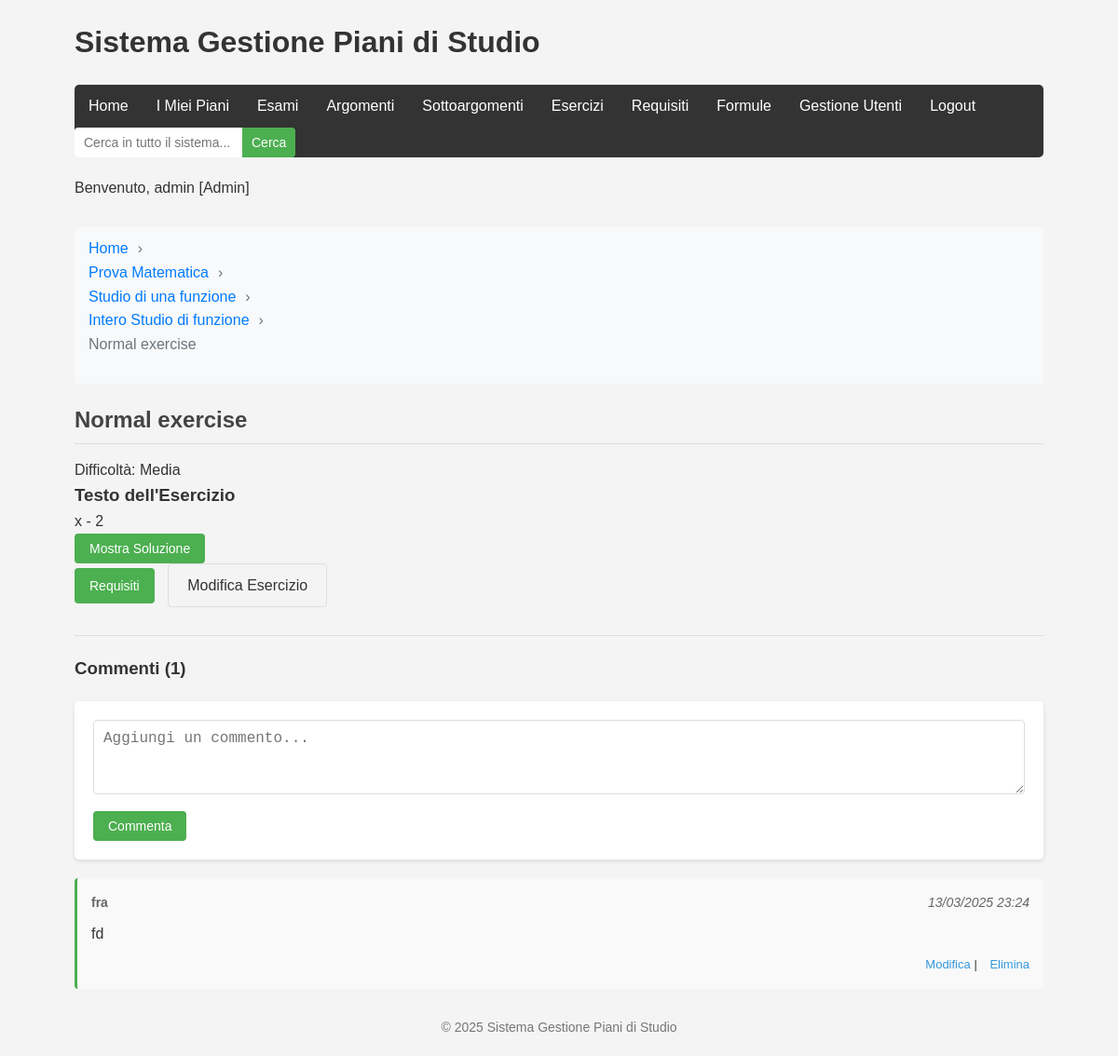
/pages/view_esercizio.php?id=1 (signed in), run on the app's committed database.
### tables this page shows
CREATE TABLE `esercizi` (
  `id` int(11) NOT NULL,
  `sottoargomento_id` int(11) NOT NULL,
  `titolo` varchar(100) NOT NULL,
  `testo` text NOT NULL,
  `soluzione` text DEFAULT NULL,
  `difficolta` int(11) DEFAULT 2
);

CREATE TABLE `commenti` (
  `id` int(11) NOT NULL,
  `user_id` int(11) NOT NULL,
  `tipo_elemento` varchar(50) NOT NULL,
  `elemento_id` int(11) NOT NULL,
  `testo` text NOT NULL,
  `data_creazione` timestamp NOT NULL DEFAULT current_timestamp(),
  `data_modifica` timestamp NULL DEFAULT NULL ON UPDATE current_timestamp()
);

CREATE TABLE `users` (
  `id` int(11) NOT NULL,
  `username` varchar(50) NOT NULL,
  `password` varchar(255) NOT NULL,
  `email` varchar(100) NOT NULL,
  `role` varchar(20) NOT NULL DEFAULT 'user',
  `created_at` timestamp NOT NULL DEFAULT current_timestamp()
);

### models/esercizio.php (called while the page is built, shortened)
<?php
class Esercizio {
    private $conn;
    private $table_name = "esercizi";
    public $id;
    public function __construct($db) {
        $this->conn = $db;
    }
    public function readOne() {
        $query = "SELECT e.*, s.titolo as sottoargomento_titolo
                  FROM " . $this->table_name . " e
                  LEFT JOIN sottoargomenti s ON e.sottoargomento_id = s.id
                  WHERE e.id = :id
                  LIMIT 0,1";
        $stmt = $this->conn->prepare($query);
        $stmt->bindParam(":id", $this->id);
        $stmt->execute();
        $row = $stmt->fetch(PDO::FETCH_ASSOC);
        if ($row) {
            return $row;
        }
        return [];
    }
}
?>

### models/sottoargomento.php (called while the page is built, shortened)
<?php
class SottoArgomento {
    private $conn;
    private $table_name = "sottoargomenti";
    public $id;
    public function __construct($db) {
        $this->conn = $db;
    }
    public function readOne() {
        $query = "SELECT s.*, a.titolo as argomento_titolo
                  FROM " . $this->table_name . " s
                  LEFT JOIN argomenti a ON s.argomento_id = a.id
                  WHERE s.id = :id
                  LIMIT 0,1";
        $stmt = $this->conn->prepare($query);
        $stmt->bindParam(":id", $this->id);
        $stmt->execute();
        $row = $stmt->fetch(PDO::FETCH_ASSOC);
        if ($row) {
            return $row;
        }
        return [];
    }
}
?>

### pages/components/comments/comments.php (called while the page is built, shortened)
<?php
include_once 'comment_list.php';
function renderCommentiEsercizi($db, $esercizio_id) {
    $redirect_param = "id={$esercizio_id}";
    renderCommenti($db, 'esercizio', $esercizio_id, $redirect_param);
}
?>

### models/comments.php (called while the page is built, shortened)
<?php
class Commento {
    private $conn;
    private $table_name = "commenti";
    public function __construct($db) {
        $this->conn = $db;
    }
    public function readByElemento($tipo_elemento, $elemento_id) {
        $query = "SELECT c.*, u.username
                  FROM " . $this->table_name . " c
                  LEFT JOIN users u ON c.user_id = u.id
                  WHERE c.tipo_elemento = :tipo_elemento
                  AND c.elemento_id = :elemento_id
                  ORDER BY c.data_creazione DESC";
        $stmt = $this->conn->prepare($query);
        $stmt->bindParam(":tipo_elemento", $tipo_elemento);
        $stmt->bindParam(":elemento_id", $elemento_id);
        $stmt->execute();
        return $stmt;
    }
    public function countByElemento($tipo_elemento, $elemento_id) {
        $query = "SELECT COUNT(*) as total FROM " . $this->table_name . "
                  WHERE tipo_elemento = :tipo_elemento
                  AND elemento_id = :elemento_id";
        $stmt = $this->conn->prepare($query);
        $stmt->bindParam(":tipo_elemento", $tipo_elemento);
        $stmt->bindParam(":elemento_id", $elemento_id);
        $stmt->execute();
        $row = $stmt->fetch(PDO::FETCH_ASSOC);
        return $row['total'];
    }
}
?>

### pages/view_esercizio.php (the view, shortened to what this page needs)
<?php
include_once '../ui/includes/header.php';
include_once '../models/esercizio.php';
include_once '../models/sottoargomento.php';
include_once '../models/comments.php';
include_once 'components/comments/comments.php';
$database = new Database();
$db = $database->getConnection();
$esercizio = new Esercizio($db);
$sottoargomento = new SottoArgomento($db);
$esercizio_id = isset($_GET['id']) ? $_GET['id'] : null;
$esercizio->id = $esercizio_id;
$esercizio_info = $esercizio->readOne();
$sottoargomento->id = $esercizio_info['sottoargomento_id'];
$sottoargomento_info = $sottoargomento->readOne();
include_once 'components/shared/breadcrumb.php';
?>
<div class="esercizio-view">
    <h2><?php echo htmlspecialchars($esercizio_info['titolo']); ?></h2>
    <div class="esercizio-meta">
        <p>Difficoltà:
            <?php
            switch($esercizio_info['difficolta']) {
                case 2: echo "Media"; break;
            }
            ?>
        </p>
    </div>
    <div class="esercizio-content">
        <h3>Testo dell'Esercizio</h3>
        <div class="esercizio-text">
            <?php echo nl2br(htmlspecialchars($esercizio_info['testo'])); ?>
        </div>
        <div class="solution-toggle">
            <button id="show-solution" class="btn-primary">Mostra Soluzione</button>
        </div>
    </div>
    <div class="esercizio-actions">
        <a href="requisiti.php?esercizio_id=<?php echo $esercizio_info['id']; ?>" class="btn-primary">Requisiti</a>
        <?php if (isset($_SESSION['user_id'])): ?>
            <a href="esercizi.php?edit=<?php echo $esercizio_info['id']; ?>&sottoargomento_id=<?php echo $sottoargomento_info['id']; ?>" class="btn-secondary">Modifica Esercizio</a>
        <?php endif; ?>
    </div>
</div>
<?php
renderCommentiEsercizi($db, $esercizio_id);
include_once '../ui/includes/footer.php';
?>

### pages/components/comments/comment_list.php (shortened to what this page needs)
<?php
function renderCommenti($db, $tipo_elemento, $elemento_id, $redirect_param) {
    $commento = new Commento($db);
    $comment_count = $commento->countByElemento($tipo_elemento, $elemento_id);
    ?>
    <div class="comments-section">
        <h3>Commenti (<?php echo $comment_count; ?>)</h3>
        <?php if(isset($_SESSION['user_id'])): ?>
        <div class="comment-form">
            <form action="" method="POST">
                <textarea name="comment_text" placeholder="Aggiungi un commento..." required></textarea>
                <button type="submit" name="add_comment" class="btn-primary">Commenta</button>
            </form>
        </div>
        <?php else: ?>
        <p><a href="login.php">Accedi</a> per aggiungere un commento.</p>
        <?php endif; ?>
        <div class="comments-list">
            <?php
            $stmt_commenti = $commento->readByElemento($tipo_elemento, $elemento_id);
            if($stmt_commenti->rowCount() > 0) {
                while($row_commento = $stmt_commenti->fetch(PDO::FETCH_ASSOC)) {
                    echo '<div class="comment-item" id="comment-'.$row_commento['id'].'">';
                    echo '<div class="comment-header">';
                    echo '<span class="comment-author">'.htmlspecialchars($row_commento['username']).'</span>';
                    echo '<span class="comment-date">'.date('d/m/Y H:i', strtotime($row_commento['data_creazione'])).'</span>';
                    echo '</div>';
                    echo '<div class="comment-content">'.htmlspecialchars($row_commento['testo']).'</div>';
                    if(isset($_SESSION['user_id']) &&
                       ($_SESSION['user_id'] == $row_commento['user_id'] ||
                        (isset($_SESSION['is_admin']) && $_SESSION['is_admin']))) {
                        echo '<div class="comment-actions">';
                        echo '<a href="#" class="edit-comment-btn" data-id="'.$row_commento['id'].'">Modifica</a> | ';
                        echo '<a href="?'.$redirect_param.'&delete_comment='.$row_commento['id'].'"
                              onclick="return confirm(\'Sei sicuro di voler eliminare questo commento?\');">Elimina</a>';
                        echo '</div>';
                    }
                    echo '</div>';
                }
            } else {
                echo '<p>Nessun commento presente. Sii il primo a commentare!</p>';
            }
            ?>
        </div>
    </div>
    <?php
}
?>

### ui/css/style.css (style rules this page uses)
.comments-section { margin-top: 30px; border-top: 1px solid #ddd; padding-top: 20px; }
.comments-section h3 { margin-bottom: 20px; }
.comment-form { margin-bottom: 20px; }
.comment-form textarea { width: 100%; min-height: 80px; padding: 10px; margin-bottom: 10px; border: 1px solid #ddd; border-radius: 4px; }
.comments-list { margin-top: 20px; }
.comment-item { background-color: #f9f9f9; border-radius: 4px; padding: 15px; margin-bottom: 15px; border-left: 3px solid #4CAF50; }
.comment-header { display: flex; justify-content: space-between; margin-bottom: 10px; font-size: 14px; color: #666; }
.comment-author { font-weight: bold; }
.comment-date { font-style: italic; }
.comment-content { margin-bottom: 10px; }
.comment-actions { font-size: 13px; text-align: right; }
.comment-actions a { margin-left: 10px; color: #3498db; }
* { box-sizing: border-box; margin: 0; padding: 0; }
body { font-family: Arial, sans-serif; line-height: 1.6; color: #333; background-color: #f4f4f4; }
h2 { color: #444; margin-bottom: 15px; border-bottom: 1px solid #ddd; padding-bottom: 5px; }
form { background-color: white; padding: 20px; border-radius: 5px; box-shadow: 0 2px 5px rgba(0, 0, 0, 0.1); margin-bottom: 20px; }
input, textarea, select { width: 100%; padding: 10px; margin-bottom: 15px; border: 1px solid #ddd; border-radius: 4px; font-size: 16px; }
textarea { min-height: 100px; }
button { padding: 10px 20px; background-color: #4CAF50; color: white; border: none; border-radius: 4px; cursor: pointer; font-size: 16px; transition: background-color 0.3s; }
a { text-decoration: none; color: #3498db; margin-left: 10px; }
.btn-secondary { display: inline-block; padding: 10px 20px; background-color: #f4f4f4; color: #333; border: 1px solid #ddd; border-radius: 4px; text-decoration: none; margin-left: 10px; font-size: 16px; }
.btn-primary { display: inline-block; padding: 8px 16px; background-color: #4CAF50; color: white; border: none; border-radius: 4px; cursor: pointer; font-size: 14px; transition: background-color 0.3s; text-decoration: none; }
form button { margin-right: 10px; }
.btn-primary { margin-left: 0; }

### data on the page
esercizi: titolo "Normal exercise", testo "x - 2"
commenti: user.username "fra", data_creazione "13/03/2025 23:24", testo "fd"

### other printed values
$_SESSION['username'] "admin"
$item['text'] "Home"
$item['text'] "Prova Matematica"
$item['text'] "Studio di una funzione"
$item['text'] "Intero Studio di funzione"
$item['text'] "Normal exercise"
$comment_count "1"
